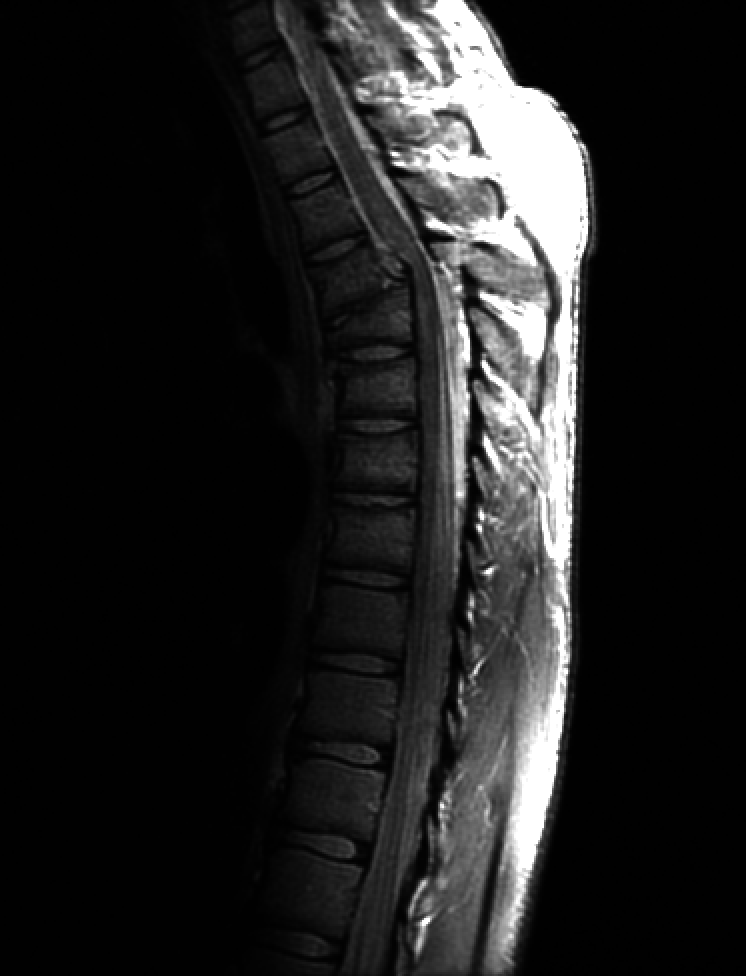
#> input picture lab-20250428T074251Z-001/lab/Fractured Spine 746x976.tif, 746 x 976 px
$ python 2a.py
#> lines starting #> are read from the running program, lines starting #| are printed output that depends on the picture; after the words box and inside, x2 and y2 are one past the last pixel; in counts of white or black regions, pixels touching at a corner belong together
#Task 2 - Enhancements with Point Processing
#Task 2(a): Take a grayscale image of size 512x512,
#perform the brightness enhancement of a specific range of gray levels & observe its result
#Importing the Libraries
import cv2
import numpy as np
import matplotlib.pyplot as plt
#Loading the Original Image
original_image = cv2.imread("./Fractured Spine 746x976.tif", cv2.IMREAD_GRAYSCALE)
#> original_image is the input picture: shape (976, 746); min 0, max 255, mean 32.6
plt.subplot(1, 2, 1)
plt.imshow(cv2.cvtColor(original_image, cv2.COLOR_BGR2RGB))
plt.title(f"The Original Image")

range_start, range_end, add_brightness = 10, 50, 40
height, width = original_image.shape
#> height = 976; width = 746
image = original_image

for r in range(width):
    for c in range(height):
        if (image[c, r] >= range_start and image[c, r] <= range_end):
            image[c, r] += add_brightness
        image[c, r] = 255 if image[c, r] > 255 else image[c, r]
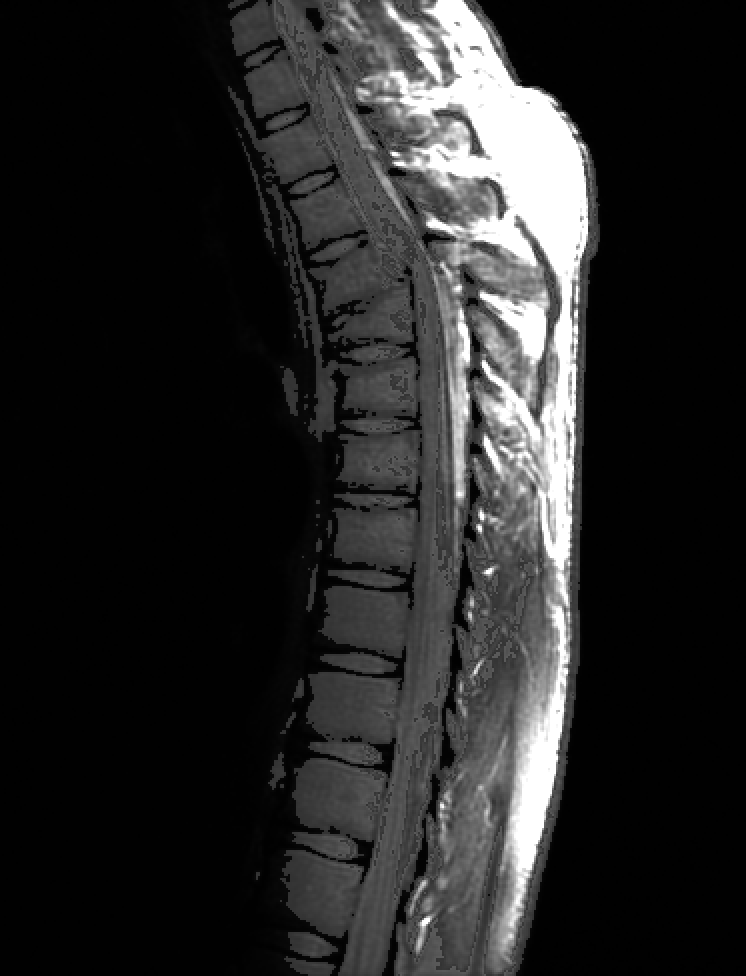
#> image: shape (976, 746); 15.88% of pixels changed, all inside (x1, y1, x2, y2) = (228, 0, 600, 976)
plt.subplot(1, 2, 2)
plt.imshow(cv2.cvtColor(image, cv2.COLOR_BGR2RGB))
plt.title(f"The Enhanced Image")
plt.show()
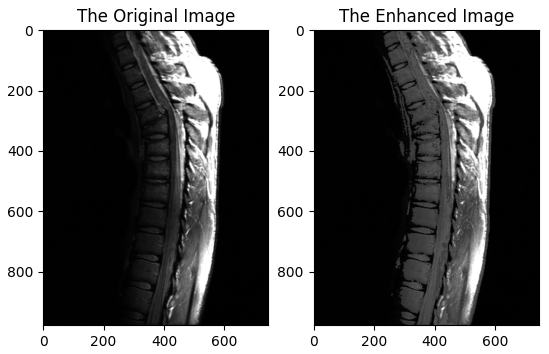
#> figure drawn by matplotlib, 2 panels
